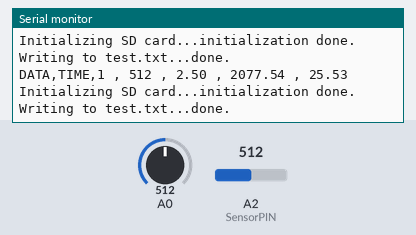
Bench run of a sketch on a simulated Arduino Uno, built with avr-gcc and run on an emulated ATmega328P. Parts: the last lines printed to the serial monitor. The test bench sets the inputs (shaded band); at power-on: A0 = 512, A2 (SensorPIN) = 512. Storage starts empty.

Above: at 1.9 s.
2.0 s: A0 set to 1023
At 2.9 s:
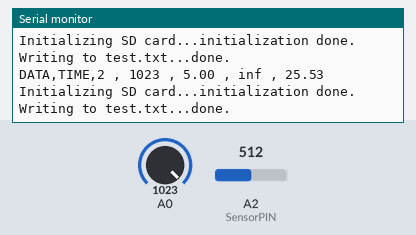
4.7 s: A2 (SensorPIN) set to 0
At 6.2 s:
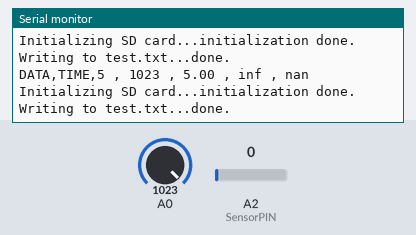
7.8 s: A0 set to 900
At 9.4 s:
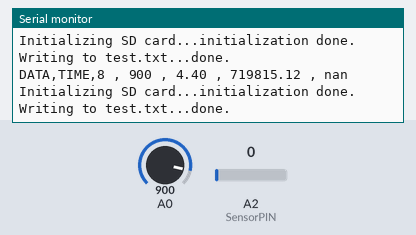
11.0 s: A2 (SensorPIN) set to 122
At 12.2 s:
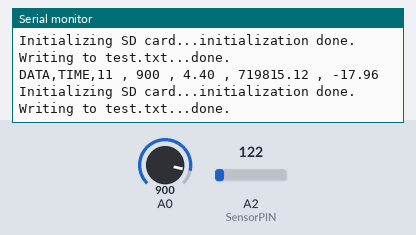
Timing chart, 0 to 13.5 s (numbered marks = the images above; inputs shaded):
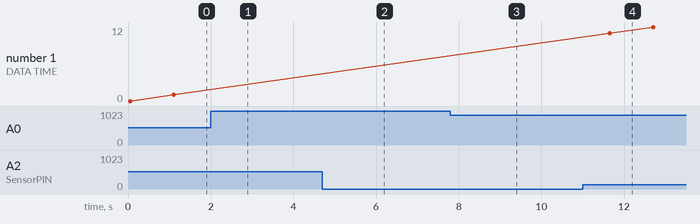

The sketch:

DETERMINACION_DE_GAS__TEMP_PLX_DAQ_SDCARD_Revised.ino
```cpp
//incluimos las librerias necesarias
#include <SPI.h>
#include <SD.h>
#include <math.h>
float sensorValue; //define la variable sensorValue como flotante
float volts;//define la variable volts como flotante
File myFile; //declaramos el archivo como una variable
int Ro = 5200;//Ro calculado con el programa anterior
int R2 = 2000;//Valor de R entre los pines A0 y GND del sensor
float razon;//establece "razon" como variable de tipo flotante
float RS;//establece "RS" como variable de tipo flotante
float ppm_gas;//establece "ppm_gas" o concentración como variable de tipo flotante
float base;//establece base como variable de tipo flotante

//THERMISTOR
const int Rc = 10000; //valor de la resistencia a 25° C
const int Vcc = 5;
const int SensorPIN = A2;//PIN DE ENTRADA
float A = 5.828901355e-3;// COEFICIENTES DE LA ECUACIÓN
float B = -2.57992903e-4;
float C = -1.34628836e-7;
float K = 12.0; //factor de disipacion en mW
//THERMISTOR
void setup() {
  Serial.begin(9600);//inicializa la comunicación serial.
  Serial.println("LABEL,Time,contador,sensorValue,volts,ppm_gas,TEMP");
  while (!Serial) {
;
}

}


int contador = 0; //ajustamos el contador a 0
void loop() {

  int sensorValue = analogRead(A0);//realiza la lectura en el pin analogico A0
  float volts = sensorValue * 5; //Multipli la lectura por el voltaje de alimentación del sensor
  volts = volts / 1023;//convierte la lectura escalonada (10 bits) a voltaje

  RS = (((5*R2)/volts) - R2);//Calcula Rs en presencia del nuevo gas
  razon = (RS/Ro);//Calcula la razón entre RS y Ro

  base = ((RS/Ro)/5.154);//Calcula la base de la ecuación potencial donde 5.00 es la base
  ppm_gas = pow(base, (1/-0.34));//Determina la concentración del gas a partir de la ecuación potencial
  //Serial.print("[CO2]= ");//imprime lo indicado entre comillas
  //Serial.print(PPM_gas);//imprime la concentración del gas
  //Serial.println(" ppm");//imprime las unidades indicadas entre comilla
  //THERMISTOR
  float raw = analogRead(SensorPIN);
  float V =  raw / 1024 * Vcc;
  float R = (Rc * V ) / (Vcc - V);
  float logR  = log(R);
  float R_th = 1.0 / (A + B * logR + C * logR * logR * logR );
  float kelvin = R_th - V*V/(K * R)*1000;
  float celsius = kelvin - 273.15;
  //THERMISTOR
  Serial.print("DATA,TIME,");
  Serial.print(contador);
  Serial.print(" , ");
  Serial.print(sensorValue);
  Serial.print(" , ");
  Serial.print(volts);
  Serial.print(" , ");
  Serial.print(ppm_gas);
  Serial.print(" , ");
  Serial.println(celsius);


Serial.print("Initializing SD card...");//mensaje de inicialización de la tarjeta sd en el pin 10
if (!SD.begin(10)) {
Serial.println("initialization failed!");//mensaje de error
while (1);
}
Serial.println("initialization done.");//mensaje de inicialización exitosa
myFile = SD.open("test.txt", FILE_WRITE);//abrimos la tarjeta sd y escribimos el archivo test.txt
if (myFile) {
Serial.print("Writing to test.txt...");//mensaje "escribiendo en el archivo"
myFile.print(contador);//se escribe el valor del contador en el archivo.
myFile.print(" , ");//se escribe una coma espaciada entre datos.
myFile.print(sensorValue);
myFile.print(" , ");
myFile.print(volts);
myFile.print(" , ");
myFile.print(ppm_gas);
myFile.print(" , ");
myFile.print(RS);
myFile.print(" , ");
myFile.println(celsius);

myFile.close();
Serial.println("done.");//escritura finalizada
} else {
Serial.println("error opening test.txt");// mensaje de error si no puede abrir el archivo
}

  contador++;// adiciona 1 al contador

 delay(1000);//espera mil milisegundos o 1 s antes de realizar otra medida.
}
```

Measured:
- after the input at 2.0 s, the serial monitor: prints a new line after 0.17 s (image 1)
- after the input at 4.7 s, the serial monitor: prints a new line after 0.63 s (image 2)
- after the input at 7.8 s, the serial monitor: prints a new line after 0.68 s (image 3)
- after the input at 11.0 s, the serial monitor: prints a new line after 0.65 s (image 4)
